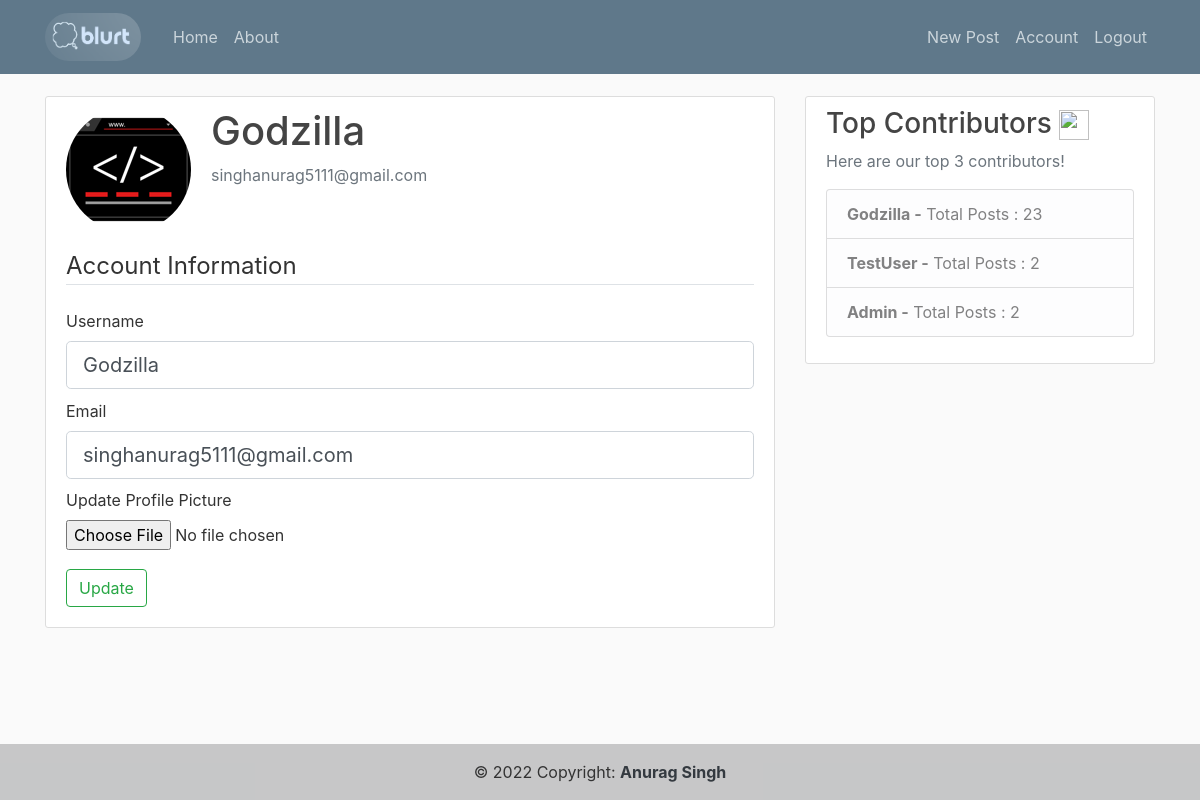
Page /account (signed in) on the committed database.
### blurt/models.py (models this page shows, shortened)
class User(db.Model, UserMixin):
    id=db.Column(db.Integer,primary_key=True)
    username=db.Column(db.String(20), unique=True, nullable=False)
    email=db.Column(db.String(120), unique=True, nullable=False)
    image_file=db.Column(db.String(20), nullable=False, default='default.jpg')
    password=db.Column(db.String(60), nullable=False)
    posts=db.relationship('Post', backref='author', lazy=True)

### blurt/users/routes.py (the view)
@users.route('/account', methods=['GET', 'POST'])
@login_required
def account():
    form=UpdateAccountForm()
    if form.validate_on_submit():
        if form.picture.data:
            picture_file = save_picture(form.picture.data)
            current_user.image_file=picture_file
        current_user.username=form.username.data
        current_user.email=form.email.data
        db.session.commit()
        flash('Your Account Details have been successfully modified!', category='success')
        return redirect(url_for('users.account'))
    elif request.method=='GET':
        form.username.data=current_user.username
        form.email.data=current_user.email
    image_file=url_for('static', filename='profile_pics/'+current_user.image_file)
    return render_template('account.html', title='Account', image_file=image_file, form=form, top_contributions=top_contributions())

### blurt/users/forms.py (shortened to what this page needs)
class UpdateAccountForm(FlaskForm):
    username=StringField('Username',
            validators=[DataRequired(), Length(min=2,max=20),
            Regexp('^\w+$', message="Username must contain only letters, numbers or underscore!")])
    email=StringField('Email', validators=[DataRequired(), Email()])
    picture=FileField('Update Profile Picture', validators=[FileAllowed(['jpg','png'])])
    submit=SubmitField('Update')

### blurt/models.py (called while the page is built)
@login_manager.user_loader
def load_user(user_id):
    return User.query.get(int(user_id))

### blurt/users/utils.py (called while the page is built)
def top_contributions():
    all_users=User.query.all()
    top_contri=dict()
    for user in all_users:
        posts=Post.query.filter_by(author=user).all()
        top_contri[user.username]=len(posts)
    c=Counter(top_contri)
    return c.most_common(3)

### blurt/templates/account.html (shortened to what this page needs)
{% extends "layout.html" %}
{% block content %}
<div class="content-section">
  <div class="media">
    <img class="rounded-circle account-img" src="{{image_file}}">
    <div class="media-body">
      <h2 class="account-heading">{{ current_user.username }}</h2>
      <p class="text-secondary">{{current_user.email}}</p>
    </div>
  </div>
  <form class="" action="" method="POST" enctype="multipart/form-data">
    <fieldset class="form-group">
      <legend class='border-bottom mb-4'>Account Information</legend>
      <div class="form-group">
        {{ form.username.label(class="form-control-label") }}
        {% if form.username.errors %}
        {{ form.username(class="form-control form-control-lg is-invalid") }}
        <div class="invalid-feedback">
          {% for error in form.username.errors %}
          <span>{{error}}</span>
          {% endfor %}
        </div>
        {% else %}
        {{ form.username(class="form-control form-control-lg") }}
        {% endif %}
      </div>
      <div class="form-group">
        {{ form.email.label(class="form-control-label") }}
        {% if form.email.errors %}
        {{ form.email(class="form-control form-control-lg is-invalid") }}
        <div class="invalid-feedback">
          {% for error in form.email.errors %}
          <span>{{error}}</span>
          {% endfor %}
        </div>
        {% else %}
        {{ form.email(class="form-control form-control-lg") }}
        {% endif %}
      </div>
      <div class="form-group">
        {{ form.picture.label() }}
        {{ form.picture(class="form-control-file") }}
      </div>
    </fieldset>
    <div class="form-group">
      {{ form.submit(class="btn btn-outline-success") }}
    </div>
  </form>
  </div>
{% endblock content %}

### blurt/templates/layout.html (shortened to what this page needs)
<!DOCTYPE html>
<html lang="en" dir="ltr">
<head>
  <link rel="stylesheet" href="https://cdn.jsdelivr.net/npm/bootstrap@4.3.1/dist/css/bootstrap.min.css">
  <link rel="stylesheet" type='text/css' href="{{url_for('static',filename='main.css')}}">
</head>
<body>
  <header class="site-header">
    <nav class="navbar navbar-expand-md navbar-dark bg-steel fixed-top mb-2">
      <div class="container">
        <a class="navbar-brand mr-4" href="{{url_for('main.home')}}"> <img src="{{url_for('static', filename='logo.png')}}" alt="logo" style='border-radius:50px; height:3rem;width:6rem;'> </a>
        <div class="collapse navbar-collapse" id="navbarToggle">
          <div class="navbar-nav mr-auto">
            <a class="nav-item nav-link" href="{{url_for('main.home')}}">Home</a>
            <a class="nav-item nav-link" href="{{url_for('main.about')}}">About</a>
          </div>
          <div class="navbar-nav">
            {% if current_user.is_authenticated %}
              <a class="nav-item nav-link" href="{{url_for('posts.new_post')}}">New Post</a>
              <a class="nav-item nav-link" href="{{url_for('users.account')}}">Account</a>
              <a class="nav-item nav-link" href="{{url_for('users.logout')}}">Logout</a>
            {% else %}
              <a class="nav-item nav-link" href="{{url_for('users.login')}}">Login</a>
              <a class="nav-item nav-link" href="{{url_for('users.register')}}">Register</a>
            {% endif %}
          </div>
        </div>
      </div>
    </nav>
  </header>
  <main role="main" class="container">
    <div class="row">
      <div class="col-md-8">
        {% block content %}{% endblock %}
      </div>
      <div class="col-md-4 sidebar">
        <div class="content-section">
          <h3>Top Contributors <img src="https://upload.wikimedia.org/wikipedia/commons/thumb/2/25/Simple_gold_crown.svg/1200px-Simple_gold_crown.svg.png" style="height:30px;width:30px;" alt=""> </h3>
          <p class='text-muted'>Here are our top 3 contributors!
            <ul class="list-group">
              {% if top_contributions %}
              {% for x,y in top_contributions %}
              <li class="list-group-item list-group-item-light"><b>{{x}} -</b> Total Posts : {{y}}</li>
              {% endfor %}
              {% endif %}
            </ul>
          </p>
        </div>
      </div>
    </div>
  </main>
  <footer class="bg-light text-center text-lg-start">
  <div class="text-center p-3" style="background-color: rgba(0, 0, 0, 0.2);">
    © <span><script>document.write(/\d{4}/.exec(Date())[0])</script></span> Copyright:
    <a class="text-dark" href="https://www.linkedin.com/in/anurag5111/"><strong>Anurag Singh</strong></a>
  </div>
  </footer>
</body>
</html>

### blurt/static/main.css (style rules this page uses)
html { position: relative; min-height: -webkit-fill-available; }
body { background: #fafafa; color: #333333; margin-top: 6rem; margin-bottom:5rem; }
footer { width: 100%; position: absolute; bottom:0; }
.form-group { margin-bottom:0.6rem!important; }
h1, h2, h3, h4, h5, h6 { color: #444444; }
.bg-steel { background-color: #5f788a; }
.site-header .navbar-nav .nav-link { color: #cbd5db; }
.content-section { background: #ffffff; padding: 10px 20px; border: 1px solid #dddddd; border-radius: 3px; margin-bottom: 20px; }
.account-img { height: 125px; width: 125px; margin-right: 20px; margin-bottom: 16px; }
.account-heading { font-size: 2.5rem; }

### rows in the picture
User: username "Godzilla", email "singhanurag5111@gmail.com", y "23"
User: username "TestUser", id "2"
User: username "Admin", y "2"
